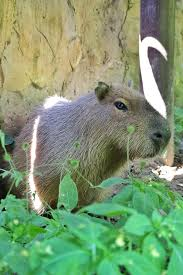
#> input picture img/images(1).jpeg, 183 x 275 px
$ python CW_lesson5.py
#> lines starting #> are read from the running program, lines starting #| are printed output that depends on the picture; after the words box and inside, x2 and y2 are one past the last pixel; in counts of white or black regions, pixels touching at a corner belong together
import cv2
import numpy as np

img = cv2.imread("img/images(1).jpeg")
#> img is the input picture: shape (275, 183, 3); mean B, G, R 113.3, 151.6, 125.4
img_copy = img.copy()
img = cv2.GaussianBlur(img, (3, 3), 5)
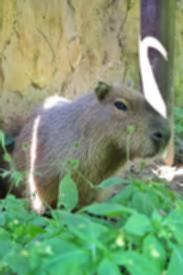
#> img: shape (275, 183, 3); mean B, G, R 113.3, 151.6, 125.4

img = cv2.cvtColor(img, cv2.COLOR_BGR2HSV)
#> img: shape (275, 183, 3); mean H, S, V 51, 83.3, 156
lower = np.array([0,0,127]) #мінімальний поріг
upper = np.array([179,102,180]) #максимальний поріг
mask = cv2.inRange(img, lower, upper)
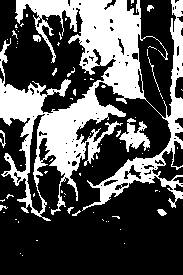
#> mask: shape (275, 183); 32.8% white; 74 white regions (62 under 20 px)
img = cv2.bitwise_and(img, img, mask = mask)
#> img: shape (275, 183, 3); mean H, S, V 15.9, 19.2, 50.7

contours, _ = cv2.findContours(mask, cv2.RETR_EXTERNAL, cv2.CHAIN_APPROX_SIMPLE)
#> contours = 73 contours, 69 with area under 20; largest, box (x1, y1, x2, y2) and area: (0, 0, 183, 221) 15256, (119, 118, 150, 152) 403, (157, 209, 167, 216) 34, (33, 35, 41, 42) 30
for cnt in contours:
    area = cv2.contourArea(cnt)
    if area > 150:
        perimeter = cv2.arcLength(cnt, True) #True - замкнутий контур
        M = cv2.moments(cnt) #центр мас - середня позиція контуру

        if M["m00"] != 0:
            cX = int(M["m10"] / M["m00"])
            cY = int(M["m01"] / M["m00"])

        x, y, w, h = cv2.boundingRect(cnt)
        aspect_ratio = round(w / h, 2) #допомагає відрізняти співвідношення сторін
        #міра округлості обєкта
        compactness = round((4 * np.pi * area) / (perimeter ** 2), 2)
        approx = cv2.approxPolyDP(cnt, 0.01 * perimeter, True) #точність апроксимації
        if len(approx) == 3: #якщо кфлькість вершин
            shape = "Triangle"
        elif len(approx) == 4:
            shape = "Square"
        elif len(approx) >8:
            shape = "Oval"
        else:
            shape = "Inshe"

        cv2.drawContours(img_copy, [cnt], -1, (0, 0, 255), 2)
        cv2.circle(img_copy, (cX, cY), 4, (255, 0, 0), -1)
        cv2.putText(img_copy, f"{shape}", (x, y - 20), cv2.FONT_HERSHEY_SIMPLEX, 0.9, (255, 255, 255), 2)
        cv2.putText(img_copy, f"A:{int(area)}, P:{int(perimeter)}", (x, y -10), cv2.FONT_HERSHEY_SIMPLEX, 0.9, (255, 255, 255), 2)
        cv2.rectangle(img_copy, (x, y), (x + w, y + h), (0, 0, 255), 2)
        cv2.putText(img_copy, f"AR: {aspect_ratio}, C:{compactness}", (x, y -10), cv2.FONT_HERSHEY_SIMPLEX, 0.9, (255, 255, 255), 2)
#> this loop made 73 passes
#> (area, perimeter, cX, cY, x, y, w, h) on passes 40, 73: (403, 208.3, 134, 135, 119, 118, 31, 34), (15255.5, 3894.6, 87, 97, 0, 0, 183, 221)
#> area on passes 15, 60: 33.5, 29.5
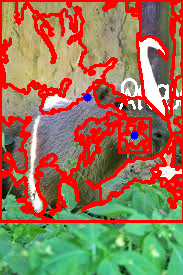
#> img_copy: shape (275, 183, 3); mean B, G, R 87.7, 117.7, 155.2

cv2.imshow("mask", img_copy)
cv2.waitKey(0)
cv2.destroyAllWindows()
